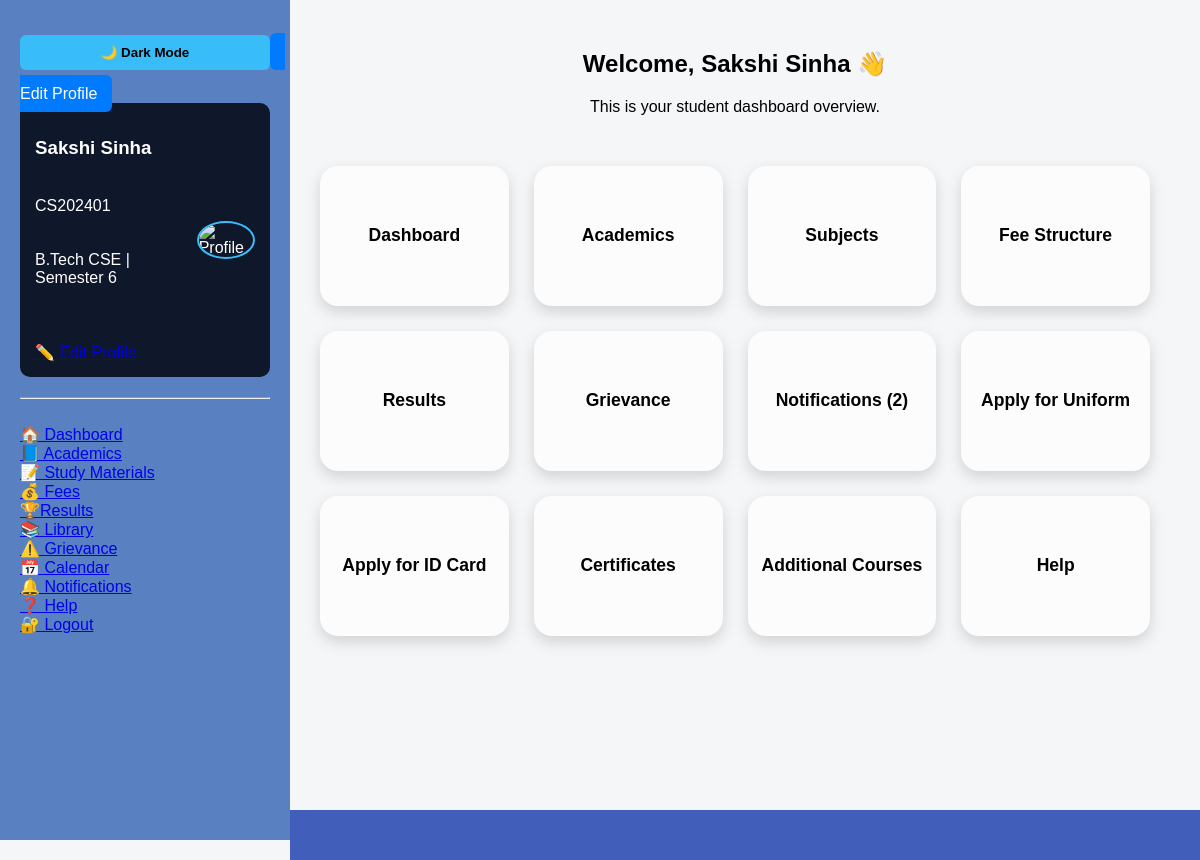
/student/dashboard (signed in), run on the app's committed database.
### tables this page shows
CREATE TABLE students (
    id INTEGER PRIMARY KEY AUTOINCREMENT,
    name TEXT,
    enrollment TEXT UNIQUE,
    password TEXT,
    course TEXT,
    semester TEXT,
    year TEXT
, branch TEXT);

### app.py (the view)
@app.route("/student/dashboard")
def student_dashboard():
    if "student_id" not in session:
        return redirect(url_for("login"))
    conn = get_db_connection()
    student = conn.execute(
        "SELECT * FROM students WHERE id = ?",
        (session["student_id"],)
    ).fetchone()
    unread_count = conn.execute("""
        SELECT COUNT(*) FROM notifications
        WHERE (student_id=? OR student_id IS NULL)
        AND is_read=0
    """, (session["student_id"],)).fetchone()[0]
    conn.close()
    return render_template(
        "student_dashboard.html",
        student=student,
        unread_count=unread_count
    )

### app.py (called while the page is built)
def get_db_connection():
    conn = sqlite3.connect("database.db")
    conn.row_factory = sqlite3.Row
    return conn

### templates/student_dashboard.html (shortened to what this page needs)
<!DOCTYPE html>
<html lang="en">
<head>
    <link rel="stylesheet" href="{{ url_for('static', filename='styles.css') }}">
</head>
<body class="student-dashboard">
<div class="sidebar">
    <button class="theme-toggle" onclick="toggleTheme()">🌙 Dark Mode</button>
    <a href="{{ url_for('edit_profile') }}" class="edit-btn">
        Edit Profile
    </a>
    <div class="profile-box">
        <div class="profile-text">
            <h3>{{ student.name }}</h3>
            <p>{{ student.enrollment }}</p>
            <p>{{ student.course }} | Semester {{ student.semester }}</p>
            <a href="{{ url_for('edit_profile') }}" class="edit-profile">
            ✏️ Edit Profile
        </a>
        </div>
        <div class="profile-image">
            <img src="{{ url_for('static', filename='uploads/' + student.profile_pic) if student.profile_pic else url_for('static', filename='profile.png') }}"
                alt="Profile"
                class="profile-pic">
        </div>
    </div>
    <hr>
    <nav class="menu"><br>
        <a href="#">🏠 Dashboard</a><br>
        <a href="{{ url_for('academics') }}">📘 Academics</a><br>
        <a href="{{ url_for('student_materials') }}">📝 Study Materials</a><br>
        <a href="/student/fees">💰 Fees</a><br>
        <a href="{{ url_for('student_results') }}">🏆Results</a><br>
        <a href="{{ url_for('student_library') }}">📚 Library</a><br>
        <a href="{{ url_for('student_grievance') }}">⚠️ Grievance</a><br>
        <a href="{{ url_for('student_calendar') }}">📅 Calendar</a><br>
        <a href="{{ url_for('student_notifications') }}">🔔 Notifications</a><br>
        <a href="{{ url_for('student_help') }}">❓ Help</a><br>
        <a href="{{ url_for('logout') }}" class="logout">🔐 Logout</a>
    </nav>
</div>
<div class="main-content">
    <center>
    <h2>Welcome, {{ student.name }} 👋</h2>
    <p>This is your student dashboard overview.</p>
    </center>
    <div class="cards">
        <div class="card">
            <h3>Dashboard</h3>
        </div>
        <a href="{{ url_for('academics') }}" class="card-link">
            <div class="card">
                <h3>Academics</h3>
            </div>
        </a>
        <a href="/student/subjects" class="card-link">
            <div class="card">
                <h3>Subjects</h3>
            </div>
        </a>
        <a href="/student/fees" class="card-link">
            <div class="card">
                <h3>Fee Structure</h3>
            </div>
        </a>
        <a href="{{ url_for('student_results') }}" class="card-link">
            <div class="card">
                <h3>Results</h3>
            </div>
        </a>
        <a href="{{ url_for('student_grievance') }}" class="card-link">
            <div class="card">
                <h3>Grievance</h3>
            </div>
        </a>
        <a href="{{ url_for('student_notifications') }}" class="card-link">
            <div class="card">
                <h3>Notifications ({{ unread_count }})</h3>
            </div>
        </a>
        <a href="{{ url_for('student_uniform') }}" class="card-link">
            <div class="card">
                <h3>Apply for Uniform</h3>
            </div>
        </a>
        <a href="/student/apply-id-card" class="card-link">
            <div class="card">
                <h3>Apply for ID Card</h3>
            </div>
        </a>
        <a href="{{ url_for('certificates') }}" class="card-link">
            <div class="card">
                <h3>Certificates</h3>
            </div>
        </a>
        <a href="{{ url_for('student_courses') }}" class="card-link">
            <div class="card">
                <h3>Additional Courses</h3>
            </div>
        </a>
        <a href="{{ url_for('student_help') }}" class="card-link">
            <div class="card">
                <h3>Help</h3>
            </div>
        </a>
    </div>
</div>
<div class="notification-bar">
    <div class="scroll-text">
    </div>
</div>
</body>
</html>

### static/styles.css (style rules this page uses)
body { background: rgb(205, 228, 248) !important; }
body { margin: 0; font-family: Arial, sans-serif; background: #f4f6f8; }
.sidebar { width: 250px; height: 100vh; position: fixed; background: #5981c1; color: white; padding: 20px; }
.main-content { margin-left: 270px; padding: 30px; }
.cards { display: grid; grid-template-columns: repeat(auto-fit, minmax(220px, 1fr)); gap: 25px; padding: 20px; }
.card { background: #f8f8f9; height: 140px; border-radius: 18px; display: flex; align-items: center; justify-content: center; font-size: 15px; font-weight: bold; box-shadow: 0 4px 10px rgba(0,0,0,0.15); transition: 0.2s; }
.card-link { text-decoration:none; color:inherit; display:block; }
.profile-box { display: flex; align-items: center; justify-content: space-between; padding: 15px; margin-bottom: 20px; background: #0f172a; border-radius: 10px; }
.profile-text { display: flex; flex-direction: column; gap: 4px; }
.profile-pic { width: 80px; height: 80px; border-radius: 50%; object-fit: cover; border: 2px solid #38bdf8; }
.theme-toggle { width: 100%; padding: 10px; margin: 15px 0; background: #38bdf8; border: none; color: black; font-weight: bold; cursor: pointer; border-radius: 6px; }
.notification-bar { position: fixed; bottom: 0; left: 250px; width: calc(100% - 250px); background: #1e40af; color: white; padding: 10px; font-size: 14px; z-index: 999; }
body { margin: 0; font-family: Arial; }
.student-dashboard .sidebar { width: 250px; height: 100vh; position: fixed; background: #5981c1; color: white; padding: 20px; }
.student-dashboard .main-content { margin-left: 270px; padding: 30px; }
.student-dashboard .cards { display: grid; grid-template-columns: repeat(4, 1fr); gap: 25px; margin-top: 30px; }
.student-dashboard .card { background: #fcfcfd; height: 140px; border-radius: 18px; display: flex; align-items: center; justify-content: center; font-size: 15px; font-weight: bold; box-shadow: 0 6px 15px rgba(0,0,0,0.15); transition: 0.2s; }
.notification-bar { position: fixed; bottom: 0; left: 290px; width: calc(100% - 200px); background: #415ebb; color: white; overflow: hidden; height: 30px; display: flex; align-items: center; }
.scroll-text { white-space: nowrap; display: inline-block; padding-left: 100%; animation: scroll-left 15s linear infinite; }
.sidebar { width: 230px; height: 100vh; background: #44506f; color: white; position: fixed; padding: 20px; }
.main-content { margin-left: 250px; padding: 30px; }
.edit-btn { background: green; color: white; padding: 5px 10px; border-radius: 5px; text-decoration: none; }
.edit-btn { background-color: #007bff; color: white; padding: 10px 15px; border: none; border-radius: 6px; cursor: pointer; }
html, body { height: auto !important; background: #f4f6f8 !important; }
.main-content { min-height: 100vh; background: #f4f6f8 !important; }

### data on the page
students: name "Sakshi Sinha", enrollment "CS202401", course "B.Tech CSE", semester "6"

### other printed values
{{ unread_count }} "2"
